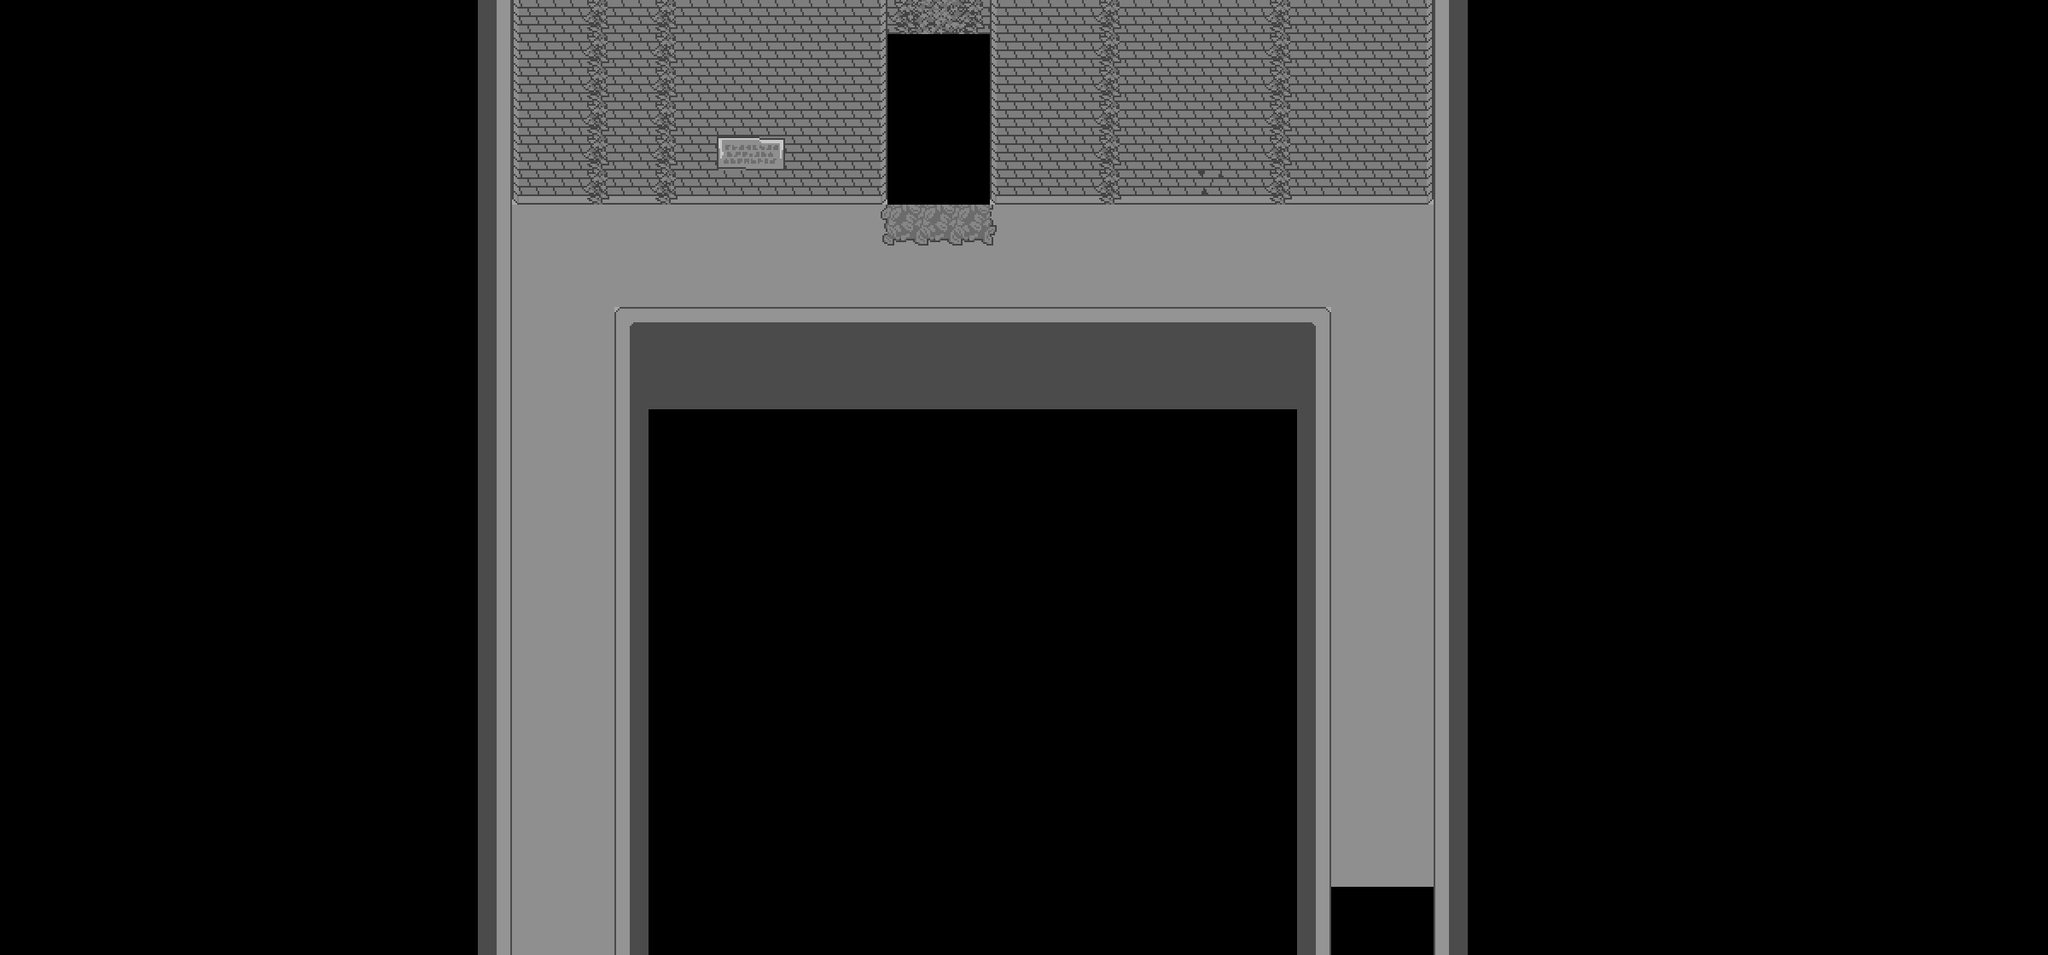

Tiled map render using the project's own tile images. Description and the map definition, with tile-layer contents summarised, below:
An orthogonal 60x28 tile map with 40x40 px tiles, 4 tile layers (Calque de Tuiles 4, Calque de Tuiles 1, Calque de Tuiles 3, Calque de Tuiles 2), 2 tilesets and 12 objects (entrer, respawn, spawn, savepoint, transition).

<map version="1.11" tiledversion="1.12.2" orientation="orthogonal" renderorder="right-down" width="60" height="28" tilewidth="40" tileheight="40" infinite="0" nextlayerid="8" nextobjectid="15">
 <editorsettings>
  <export target="AsgoreCorridor.lua" format="lua" />
 </editorsettings>
 <properties>
  <property name="light" type="bool" value="true" />
  <property name="name" value="Asgore Corridor" />
 </properties>
 <tileset firstgid="1" source="../tilesets/Chateau.tsx" />
 <tileset firstgid="201" source="../tilesets/Hall du Jugement.tsx" />
 <layer id="7" name="Calque de Tuiles 4" width="60" height="28">
  <data>[1680 cells, 11 non-empty, 1 distinct tile ids]</data>
 </layer>
 <layer id="1" name="Calque de Tuiles 1" width="60" height="28">
  <data>[1680 cells, 502 non-empty, 15 distinct tile ids]</data>
 </layer>
 <layer id="3" name="Calque de Tuiles 3" width="60" height="28">
  <data>[1680 cells, 16 non-empty, 5 distinct tile ids]</data>
 </layer>
 <layer id="2" name="Calque de Tuiles 2" width="60" height="28">
  <data>[1680 cells, 25 non-empty, 8 distinct tile ids]</data>
 </layer>
 <objectgroup color="#0000ff" id="5" name="collision">
  <object id="3" x="720" y="365.455" width="40" height="770.97" />
  <object id="4" x="560" y="-4.12121" width="40" height="1134.12" />
  <object id="5" x="1680" y="1.51515" width="40" height="1170.48" />
  <object id="6" x="1520" y="362.424" width="40" height="773.996" />
  <object id="7" x="720" y="360" width="841" height="40" />
  <object id="8" x="580" y="200" width="460.03" height="40" />
  <object id="9" x="1160" y="200" width="520.03" height="40" />
 </objectgroup>
 <objectgroup color="#7f00ff" id="6" name="markers">
  <object id="12" name="entrer" x="659" y="1043">
   <point />
  </object>
  <object id="13" name="respawn" x="1294" y="262.076">
   <point />
  </object>
  <object id="14" name="spawn" x="1099.27" y="307.985">
   <point />
  </object>
 </objectgroup>
 <objectgroup color="#ff00ff" id="4" name="objects">
  <object id="1" name="savepoint" x="1220" y="240" width="40" height="40">
   <properties>
    <property name="marker" value="respawn" />
    <property name="text1">* Silence echoes in the darkness
of this familiar-yet-different
scenery.</property>
    <property name="text2">* The power of avoiding copying
official music shines within
you.</property>
   </properties>
  </object>
  <object id="10" name="transition" x="598.602" y="1099.47" width="132.25" height="27">
   <properties>
    <property name="map" value="hallofjugement" />
    <property name="marker" value="sortie" />
   </properties>
  </object>
 </objectgroup>
</map>
